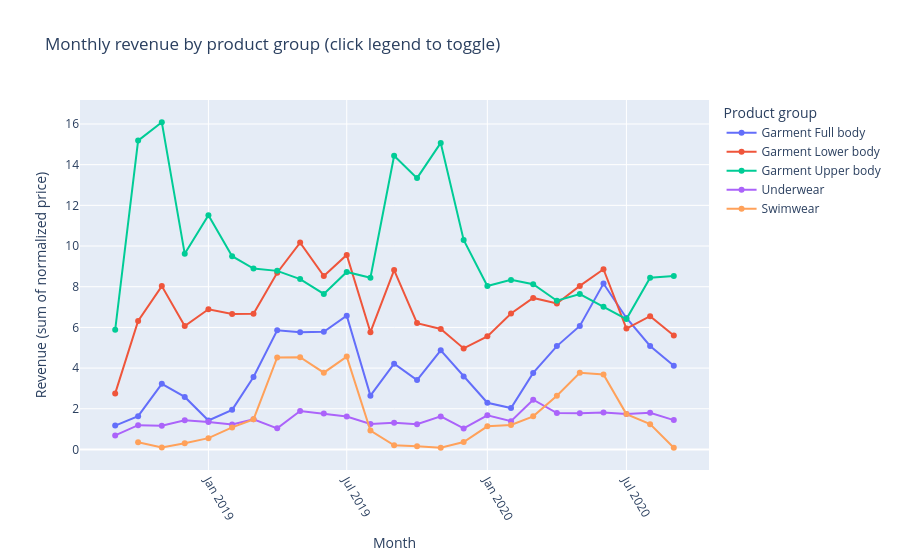

Notebook cell for this chart:
### Code cell
# 차트 8: 인터랙티브 라인차트 - 상품군별 월별 매출
# 월 x 상품군 매출표를 만든다
monthly_group = (
    # 거래일을 "2020-01" 형태로 바꾼다
    df.assign(month=df["order_date"].dt.to_period("M").astype(str))
    # 거래가 많은 상품군 5개만 남긴다
    .loc[lambda frame: frame["product_group_name"].isin(top_groups[:5])]
    # 월 x 상품군 매출 합계
    .groupby(["month", "product_group_name"], as_index=False)["amount"]
    .sum()
)

# 선 차트를 만든다
fig = px.line(
    # 그릴 데이터
    monthly_group,
    # 가로축: 월
    x="month",
    # 세로축: 매출
    y="amount",
    # 상품군마다 선 하나
    color="product_group_name",
    # 점도 같이 찍는다
    markers=True,
    # 차트 제목
    title="Monthly revenue by product group (click legend to toggle)",
    # 축 이름
    labels={
        "month": "Month",
        "amount": "Revenue (sum of normalized price)",
        "product_group_name": "Product group",
    },
)

# 월 이름이 겹치지 않게 기울인다
fig.update_xaxes(tickangle=60)

# HTML 파일로 저장한다
save_html(fig, "monthly_revenue_by_group.html")

# 노트북에 보여준다
fig.show()

### Figure 1 — Plotly figure (JSON) as saved in the notebook; plotly's stock layout.template omitted (floating-point values rounded to 4 significant figures)
{"data": [{"hovertemplate": "Product group=Garment Full body<br>Month=%{x}<br>Revenue (sum of normalized price)=%{y}<extra></extra>", "legendgroup": "Garment Full body", "line": {"color": "#636efa", "dash": "solid"}, "marker": {"symbol": "circle"}, "mode": "lines+markers", "name": "Garment Full body", "orientation": "v", "showlegend": true, "type": "scatter", "x": ["2018-09", "2018-10", "2018-11", "2018-12", "2019-01", "2019-02", "2019-03", "2019-04", "2019-05", "2019-06", "2019-07", "2019-08", "2019-09", "2019-10", "2019-11", "2019-12", "2020-01", "2020-02", "2020-03", "2020-04", "2020-05", "2020-06", "2020-07", "2020-08", "2020-09"], "xaxis": "x", "y": [1.172, 1.636, 3.229, 2.583, 1.424, 1.948, 3.56, 5.858, 5.765, 5.781, 6.574, 2.646, 4.213, 3.412, 4.876, 3.593, 2.296, 2.035, 3.761, 5.081, 6.073, 8.156, 6.462, 5.088, 4.114], "yaxis": "y"}, {"hovertemplate": "Product group=Garment Lower body<br>Month=%{x}<br>Revenue (sum of normalized price)=%{y}<extra></extra>", "legendgroup": "Garment Lower body", "line": {"color": "#EF553B", "dash": "solid"}, "marker": {"symbol": "circle"}, "mode": "lines+markers", "name": "Garment Lower body", "orientation": "v", "showlegend": true, "type": "scatter", "x": ["2018-09", "2018-10", "2018-11", "2018-12", "2019-01", "2019-02", "2019-03", "2019-04", "2019-05", "2019-06", "2019-07", "2019-08", "2019-09", "2019-10", "2019-11", "2019-12", "2020-01", "2020-02", "2020-03", "2020-04", "2020-05", "2020-06", "2020-07", "2020-08", "2020-09"], "xaxis": "x", "y": [2.756, 6.321, 8.03, 6.07, 6.895, 6.656, 6.671, 8.689, 10.17, 8.524, 9.564, 5.765, 8.821, 6.211, 5.923, 4.968, 5.56, 6.682, 7.449, 7.178, 8.039, 8.861, 5.944, 6.552, 5.605], "yaxis": "y"}, {"hovertemplate": "Product group=Garment Upper body<br>Month=%{x}<br>Revenue (sum of normalized price)=%{y}<extra></extra>", "legendgroup": "Garment Upper body", "line": {"color": "#00cc96", "dash": "solid"}, "marker": {"symbol": "circle"}, "mode": "lines+markers", "name": "Garment Upper body", "orientation": "v", "showlegend": true, "type": "scatter", "x": ["2018-09", "2018-10", "2018-11", "2018-12", "2019-01", "2019-02", "2019-03", "2019-04", "2019-05", "2019-06", "2019-07", "2019-08", "2019-09", "2019-10", "2019-11", "2019-12", "2020-01", "2020-02", "2020-03", "2020-04", "2020-05", "2020-06", "2020-07", "2020-08", "2020-09"], "xaxis": "x", "y": [5.887, 15.18, 16.09, 9.617, 11.52, 9.501, 8.893, 8.78, 8.374, 7.645, 8.726, 8.444, 14.44, 13.34, 15.07, 10.3, 8.034, 8.337, 8.126, 7.311, 7.64, 7.011, 6.407, 8.444, 8.523], "yaxis": "y"}, {"hovertemplate": "Product group=Underwear<br>Month=%{x}<br>Revenue (sum of normalized price)=%{y}<extra></extra>", "legendgroup": "Underwear", "line": {"color": "#ab63fa", "dash": "solid"}, "marker": {"symbol": "circle"}, "mode": "lines+markers", "name": "Underwear", "orientation": "v", "showlegend": true, "type": "scatter", "x": ["2018-09", "2018-10", "2018-11", "2018-12", "2019-01", "2019-02", "2019-03", "2019-04", "2019-05", "2019-06", "2019-07", "2019-08", "2019-09", "2019-10", "2019-11", "2019-12", "2020-01", "2020-02", "2020-03", "2020-04", "2020-05", "2020-06", "2020-07", "2020-08", "2020-09"], "xaxis": "x", "y": [0.691, 1.194, 1.169, 1.44, 1.355, 1.233, 1.48, 1.039, 1.889, 1.762, 1.617, 1.256, 1.309, 1.243, 1.625, 1.036, 1.677, 1.387, 2.445, 1.787, 1.776, 1.82, 1.75, 1.803, 1.443], "yaxis": "y"}, {"hovertemplate": "Product group=Swimwear<br>Month=%{x}<br>Revenue (sum of normalized price)=%{y}<extra></extra>", "legendgroup": "Swimwear", "line": {"color": "#FFA15A", "dash": "solid"}, "marker": {"symbol": "circle"}, "mode": "lines+markers", "name": "Swimwear", "orientation": "v", "showlegend": true, "type": "scatter", "x": ["2018-10", "2018-11", "2018-12", "2019-01", "2019-02", "2019-03", "2019-04", "2019-05", "2019-06", "2019-07", "2019-08", "2019-09", "2019-10", "2019-11", "2019-12", "2020-01", "2020-02", "2020-03", "2020-04", "2020-05", "2020-06", "2020-07", "2020-08", "2020-09"], "xaxis": "x", "y": [0.3565, 0.1009, 0.3065, 0.5576, 1.086, 1.479, 4.523, 4.535, 3.774, 4.564, 0.9281, 0.2025, 0.1643, 0.08802, 0.3692, 1.137, 1.204, 1.63, 2.645, 3.766, 3.686, 1.738, 1.245, 0.08447], "yaxis": "y"}], "layout": {"legend": {"title": {"text": "Product group"}, "tracegroupgap": 0}, "title": {"text": "Monthly revenue by product group (click legend to toggle)"}, "xaxis": {"anchor": "y", "domain": [0.0, 1.0], "tickangle": 60, "title": {"text": "Month"}}, "yaxis": {"anchor": "x", "domain": [0.0, 1.0], "title": {"text": "Revenue (sum of normalized price)"}}}}
